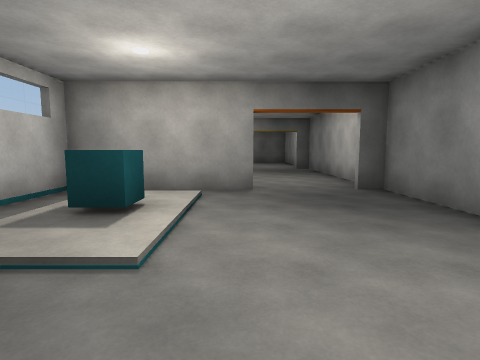
View 1 (above)

15 first-person views from a walk through a 3-D level made in the Unity game engine. The camera is 1.5 m above the floor, tilts 6° down and sees 80° across. The floor is counted in squares, 2 m on a side. Each view is taken from the middle of a square. On the plan, view 1 faces up. The plan holds only what a view shows up to about 10 squares ahead; the rest is blank. The place goes on beyond the plan. The player is left out.

View 2
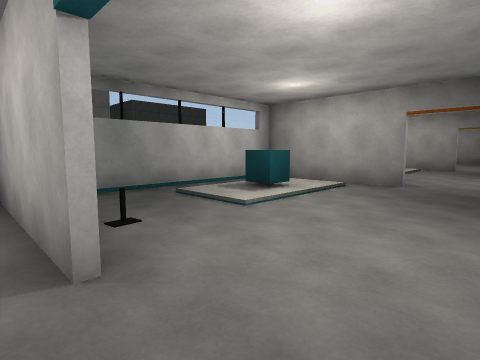

View 3
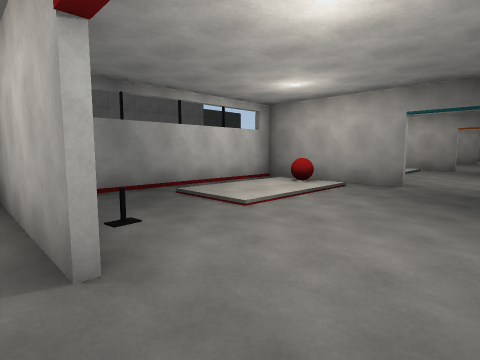

View 4
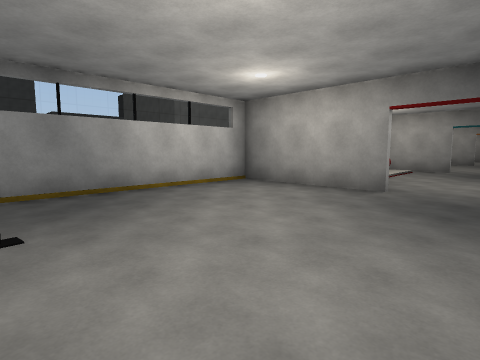

View 5
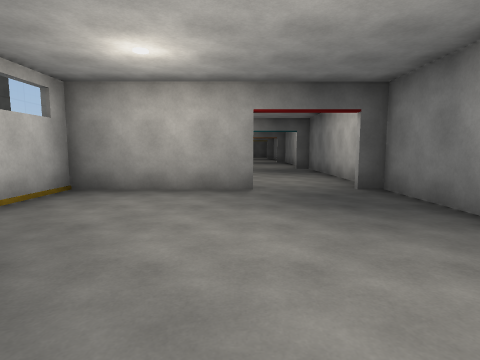

View 6
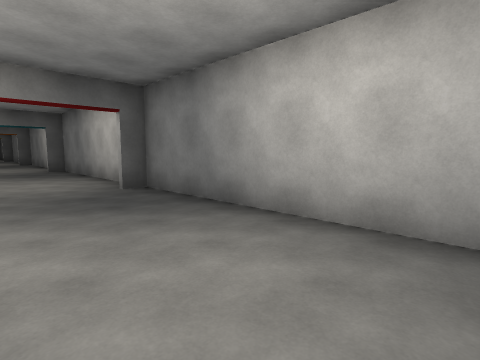

View 7
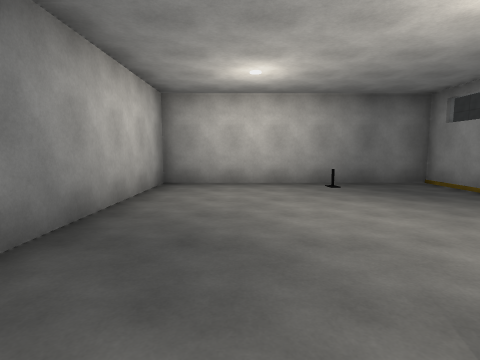

View 8
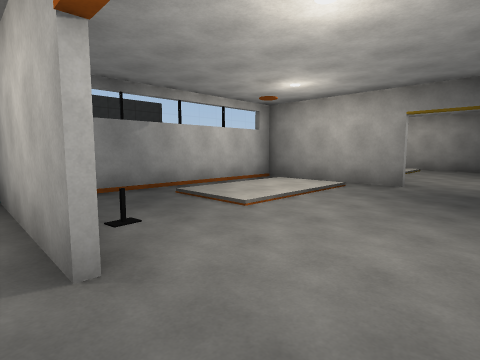

View 9
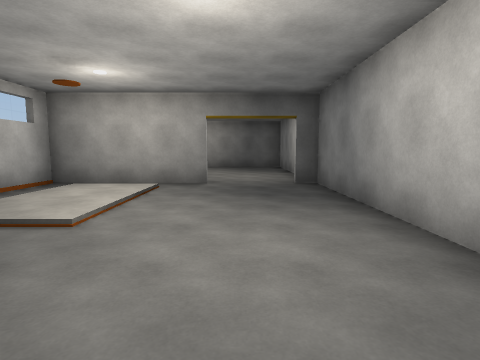

View 10
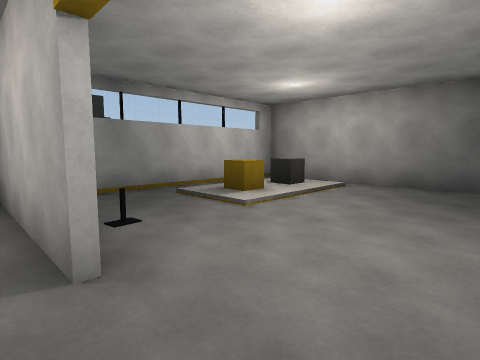

View 11
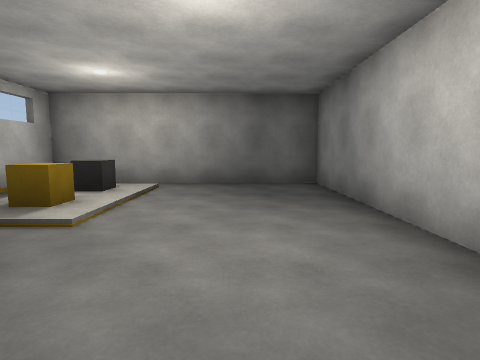

View 12
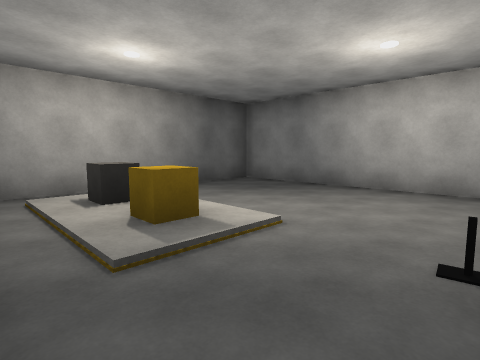

View 13
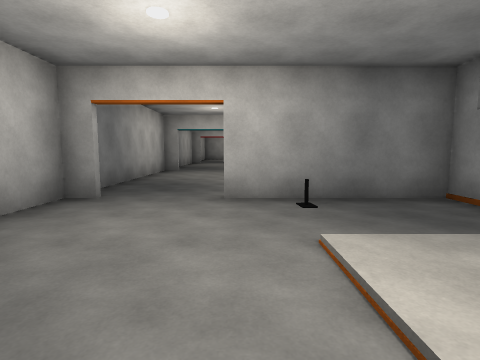

View 14
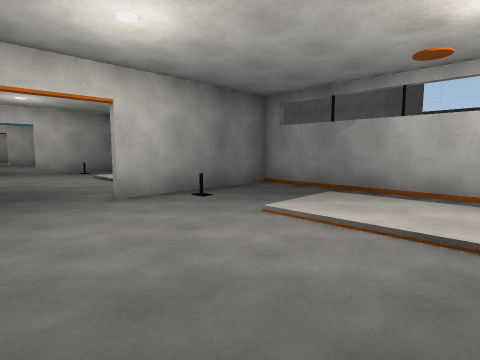

View 15
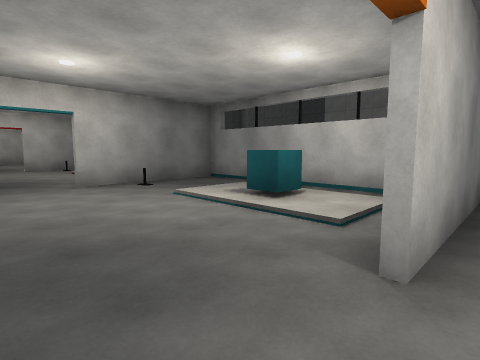

### Floor plan
Key: @ floor where view 1 was taken; # wall or solid block; . main floor; : floor 0.25 m higher than the main floor; / step, stairs or slope; O other object.
Columns run from 4 left of view 1 to 3 right of it. Each row starts with its distance up from view 1.
 18 ########
 17 #.//...#
 16 #.O:...#
 15 #.::...#
 14 #.//...#
 13 #......#
 12  ..O...#
 11 #####..#
 10 #.::...#
  9 #.::...#
  8 #.//...#
  7 #......#
  6 #..O...#
  5 #####..#
  4 #.::...#
  3 #.O:...#
  2 #.//...#
  1 #......#
  0 #..O@..#
 -1 #####..#
 -2 #.O:...#
 -3 #.::...#
 -4 #.//...#
 -5 #......#
 -6   .O...#
 -7 #####..#
 -8 #......#
 -9 #......#
-10 #......#
-11 #......#
-12 #..O...#
-13 ########

Positions as (right, up) in squares from view 1, and headings:
1: (0, 0), facing up
2: (2, -1), facing up-left
3: (2, -7), facing up-left
4: (2, -12), facing up-left
5: (0, -12), facing up
6: (0, -12), facing up-right
7: (1, -6), facing down
8: (2, 5), facing up-left
9: (1, 5), facing up
10: (2, 11), facing up-left
11: (1, 11), facing up
12: (-3, 12), facing up-right
13: (0, 10), facing down
14: (2, 10), facing down-left
15: (2, 6), facing down-left
